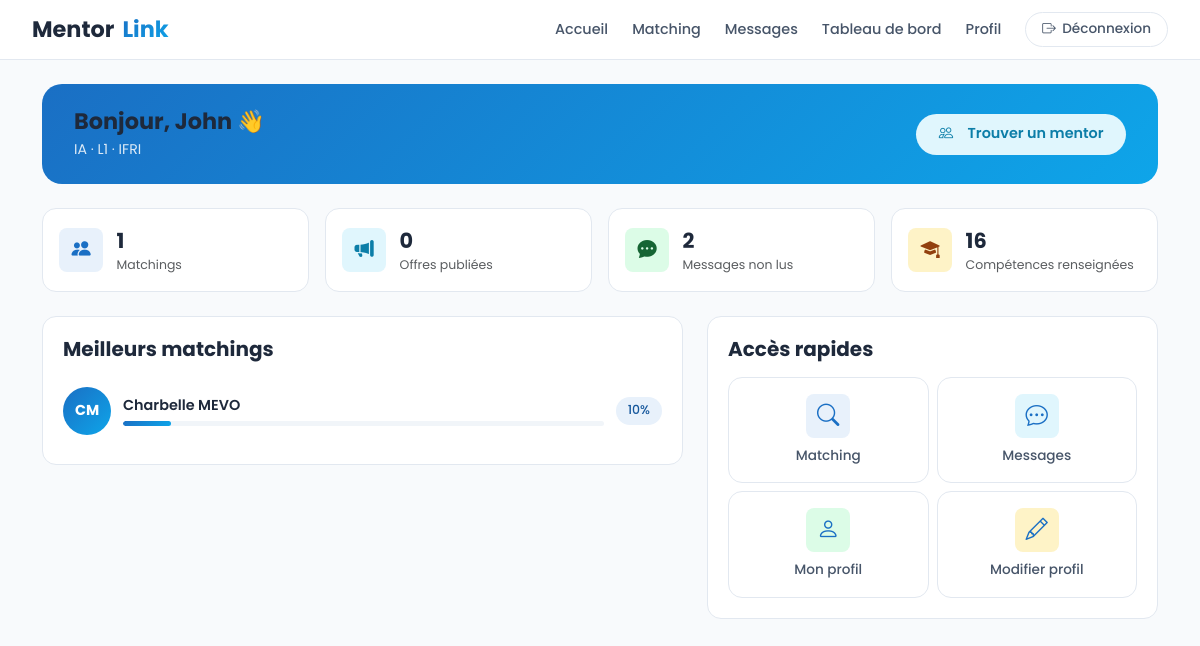
/tableau-de-bord/ (signed in), run on the app's committed database.
### users/models.py (models this page shows, shortened)
class Utilisateur(AbstractBaseUser, PermissionsMixin):
    nom = models.CharField(max_length=50)
    prenom = models.CharField(max_length=50)
    email = models.EmailField(max_length=100, unique=True)
    telephone = models.CharField(max_length=20, unique=True)
    photo_profil = models.ImageField(upload_to='photos/', blank=True, null=True)
    filiere = models.CharField(max_length=10, choices=[
        ('IA', 'IA'), ('IM', 'IM'), ('GL', 'GL'),
        ('SEIoT', 'SEIoT'), ('SI', 'SI')
    ])
    niveau = models.CharField(max_length=2, choices=[
        ('L1', 'L1'), ('L2', 'L2'), ('L3', 'L3')
    ])
    bio = models.TextField(blank=True, null=True)
    centres_interet = models.TextField(blank=True, null=True)
    date_inscription = models.DateTimeField(auto_now_add=True)
    is_active = models.BooleanField(default=True)
    is_staff = models.BooleanField(default=False)
    USERNAME_FIELD = 'email'
    REQUIRED_FIELDS = ['nom', 'prenom', 'telephone']
    objects = UtilisateurManager()

### matching/models.py (models this page shows, shortened)
class Matching(models.Model):
    STATUTS = [
        ('proposé', 'Proposé'),
        ('accepté', 'Accepté'),
        ('refusé', 'Refusé'),
    ]
    mentor = models.ForeignKey(Utilisateur, on_delete=models.CASCADE, related_name='matchings_mentor')
    mentore = models.ForeignKey(Utilisateur, on_delete=models.CASCADE, related_name='matchings_mentore')
    offre = models.ForeignKey(OffreMentorat, on_delete=models.CASCADE, related_name='matchings', null=True, blank=True)
    score = models.DecimalField(max_digits=5, decimal_places=2)
    statut = models.CharField(max_length=10, choices=STATUTS, default='proposé')
    date_matching = models.DateTimeField(auto_now_add=True)
    class Meta:
        constraints = [
            models.CheckConstraint(condition=~models.Q(mentor=models.F('mentore')), name='mentor_diff_mentore'),
        ]

### users/views.py (the view)
# urls.py: path('tableau-de-bord/', views.tableau_de_bord, name='tableau_de_bord'),
@login_required
def tableau_de_bord(request):
    from matching.models import Matching, OffreMentorat
    from messaging.models import Message
    utilisateur = request.user
    matchings_acceptes = Matching.objects.filter(
        (models.Q(mentor=utilisateur) | models.Q(mentore=utilisateur)),
        statut='accepté'
    ).order_by('-score')
    matchings = [
        {'autre': m.mentore if m.mentor_id == utilisateur.id else m.mentor, 'score': m.score}
        for m in matchings_acceptes[:5]
    ]
    nb_demandes_recues = Matching.objects.filter(mentor=utilisateur, statut='proposé').count()
    messages_non_lus = Message.objects.filter(
        conversation__utilisateur1=utilisateur
    ).exclude(expediteur=utilisateur).filter(lu=False).count()
    messages_non_lus += Message.objects.filter(
        conversation__utilisateur2=utilisateur
    ).exclude(expediteur=utilisateur).filter(lu=False).count()
    return render(request, 'users/tableau_de_bord.html', {
        'utilisateur': utilisateur,
        'matchings': matchings,
        'nb_matchings': matchings_acceptes.count(),
        'nb_offres': OffreMentorat.objects.filter(utilisateur=utilisateur).count(),
        'nb_competences': UtilisateurCompetence.objects.filter(utilisateur=utilisateur).count(),
        'messages_non_lus': messages_non_lus,
        'nb_demandes_recues': nb_demandes_recues,
    })

### users/templates/users/tableau_de_bord.html (shortened to what this page needs)
{% extends "base.html" %}
{% block content %}
<div class="container py-4">
  <div class="gradient-card mb-4 d-flex align-items-center justify-content-between flex-wrap gap-3">
    <div>
      <h2 style="font-size:1.4rem; font-weight:700; margin-bottom:0.25rem;">Bonjour, {{ utilisateur.prenom }} 👋</h2>
      <p style="opacity:0.85; font-size:0.88rem; margin:0;">{{ utilisateur.filiere }} · {{ utilisateur.niveau }} · IFRI</p>
    </div>
    <div class="d-flex gap-2">
      <a href="{% url 'matching:liste' %}" class="btn-accent-mentor"><i class="bi bi-people me-2"></i>Trouver un mentor</a>
    </div>
  </div>
  <div class="row g-3 mb-4">
    <div class="col-6 col-md-3">
      <div class="stat-card">
        <div class="stat-icon blue"><i class="bi bi-people-fill"></i></div>
        <div>
          <div class="fw-bold" style="font-size:1.3rem;">{{ nb_matchings }}</div>
          <div class="text-muted" style="font-size:0.78rem;">Matchings</div>
        </div>
      </div>
    </div>
    <div class="col-6 col-md-3">
      <div class="stat-card">
        <div class="stat-icon teal"><i class="bi bi-megaphone-fill"></i></div>
        <div>
          <div class="fw-bold" style="font-size:1.3rem;">{{ nb_offres }}</div>
          <div class="text-muted" style="font-size:0.78rem;">Offres publiées</div>
        </div>
      </div>
    </div>
    <div class="col-6 col-md-3">
      <div class="stat-card">
        <div class="stat-icon green"><i class="bi bi-chat-dots-fill"></i></div>
        <div>
          <div class="fw-bold" style="font-size:1.3rem;">{{ messages_non_lus }}</div>
          <div class="text-muted" style="font-size:0.78rem;">Messages non lus</div>
        </div>
      </div>
    </div>
    <div class="col-6 col-md-3">
      <div class="stat-card">
        <div class="stat-icon amber"><i class="bi bi-mortarboard-fill"></i></div>
        <div>
          <div class="fw-bold" style="font-size:1.3rem;">{{ nb_competences }}</div>
          <div class="text-muted" style="font-size:0.78rem;">Compétences renseignées</div>
        </div>
      </div>
    </div>
  </div>
  <div class="row g-4">
    <div class="col-lg-7">
      <div class="card-mentor mb-4">
        <h5 class="fw-bold mb-3">Meilleurs matchings</h5>
        {% for matching in matchings %}
          <div class="match-mini">
            <div class="avatar-mentor">{{ matching.autre.prenom|slice:":1" }}{{ matching.autre.nom|slice:":1" }}</div>
            <div class="flex-grow-1">
              <div class="fw-semibold" style="font-size:0.9rem;">{{ matching.autre.prenom }} {{ matching.autre.nom }}</div>
              <div class="progress-thin mt-1"><div class="progress-fill" style="width:{{ matching.score }}%;"></div></div>
            </div>
            <span class="badge-mentor badge-blue">{{ matching.score|floatformat:0 }}%</span>
          </div>
        {% empty %}
          <p class="text-muted" style="font-size:0.88rem;">Aucun matching pour le moment. <a href="{% url 'matching:liste' %}">Découvre tes matchs</a>.</p>
        {% endfor %}
      </div>
    </div>
    <div class="col-lg-5">
      <div class="card-mentor">
        <h5 class="fw-bold mb-3">Accès rapides</h5>
        <div class="row g-2">
          <div class="col-6">
            <a href="{% url 'matching:liste' %}" class="quick-link">
              <div class="quick-link-icon" style="background:var(--primary-light); color:var(--primary);"><i class="bi bi-search"></i></div>
              Matching
            </a>
          </div>
          <div class="col-6">
            <a href="{% url 'messaging:conversations' %}" class="quick-link">
              <div class="quick-link-icon" style="background:var(--accent-soft); color:var(--accent-dark);"><i class="bi bi-chat-dots"></i></div>
              Messages
            </a>
          </div>
          <div class="col-6">
            <a href="{% url 'profil' %}" class="quick-link">
              <div class="quick-link-icon" style="background:#dcfce7; color:#166534;"><i class="bi bi-person"></i></div>
              Mon profil
            </a>
          </div>
          <div class="col-6">
            <a href="{% url 'modifier_profil' %}" class="quick-link">
              <div class="quick-link-icon" style="background:#fef3c7; color:#92400e;"><i class="bi bi-pencil"></i></div>
              Modifier profil
            </a>
          </div>
        </div>
      </div>
    </div>
  </div>
</div>
{% endblock %}

### static/css/base.css (style rules this page uses)
:root { --primary: #1a6fc4; --primary-dark: #15579c; --primary-light: #e8f1fb; --secondary: #0ea5e9; --accent: #0ea5e9; --accent-dark: #0c7ea8; --accent-soft: #e0f6fd; --gray-50: #f8fafc; --gray-100: #f1f5f9; --gray-200: #e2e8f0; --gray-400: #94a3b8; --gray-600: #475569; --gray-800: #1e293b; --success: #22c55e; --danger: #ef4444; --gradient: linear-gradient(135deg, #1a6fc4 0%, #0ea5e9 100%); --gradient-soft: linear-gradient(135deg, rgba(26,111,196,0.08) 0%, rgba(14,165,233,0.08) 100%); --radius-sm: 8px; --radius: 14px; --radius-lg: 20px; --shadow-md: 0 4px 16px rgba(30,41,59,0.08); --shadow-lg: 0 12px 32px rgba(30,41,59,0.14); }
* { box-sizing: border-box; }
html, body { font-family: 'Poppins', sans-serif; color: var(--gray-800); background: var(--gray-50); -webkit-font-smoothing: antialiased; }
a { color: var(--primary); text-decoration: none; }
h1, h2, h3, h4, h5, h6 { font-family: 'Poppins', sans-serif; color: var(--gray-800); }

### static/css/buttons.css (style rules this page uses)
.btn-accent-mentor { display: inline-flex; align-items: center; justify-content: center; gap: 0.4rem; background: var(--accent-soft); color: var(--accent-dark); border: none; border-radius: 50px; padding: 0.6rem 1.4rem; font-family: 'Poppins', sans-serif; font-weight: 600; font-size: 0.9rem; cursor: pointer; text-decoration: none; transition: all 0.2s; }
.badge-mentor { display: inline-flex; align-items: center; gap: 4px; padding: 0.3rem 0.75rem; border-radius: 50px; font-size: 0.78rem; font-weight: 500; }
.badge-blue { background: var(--primary-light); color: var(--primary-dark); }

### static/css/cards.css (style rules this page uses)
.card-mentor { background: #fff; border: 1px solid var(--gray-200); border-radius: var(--radius); padding: 1.25rem; cursor: pointer; transition: all 0.2s; }
.gradient-card { background: var(--gradient); color: #fff; border-radius: var(--radius-lg); padding: 1.5rem 2rem; }
.avatar-mentor { width: 48px; height: 48px; border-radius: 50%; background: var(--gradient); color: #fff; display: flex; align-items: center; justify-content: center; font-weight: 700; font-size: 0.9rem; flex-shrink: 0; }
.stat-card { background: #fff; border: 1px solid var(--gray-200); border-radius: var(--radius); padding: 1rem; display: flex; align-items: center; gap: 0.85rem; }
.stat-icon { width: 44px; height: 44px; border-radius: var(--radius-sm); display: flex; align-items: center; justify-content: center; font-size: 1.2rem; flex-shrink: 0; }
.stat-icon.blue { background: var(--primary-light); color: var(--primary); }
.stat-icon.teal { background: var(--accent-soft); color: var(--accent-dark); }
.stat-icon.green { background: #dcfce7; color: #166534; }
.stat-icon.amber { background: #fef3c7; color: #92400e; }
.quick-link-icon { width: 44px; height: 44px; border-radius: var(--radius-sm); display: flex; align-items: center; justify-content: center; font-size: 1.2rem; flex-shrink: 0; }
.quick-link-icon i { font-size: 1.2rem; color: inherit; }
.match-mini { display: flex; align-items: center; gap: 0.75rem; padding: 0.6rem 0; border-bottom: 1px solid var(--gray-100); }
.match-mini:last-child { border-bottom: none; }
.progress-thin { height: 5px; border-radius: 3px; background: var(--gray-100); overflow: hidden; flex: 1; }
.progress-fill { height: 100%; border-radius: 3px; background: var(--gradient); }
.quick-link { display: flex; flex-direction: column; align-items: center; gap: 0.5rem; padding: 1rem; border: 1px solid var(--gray-200); border-radius: var(--radius); text-decoration: none; color: var(--gray-600); font-size: 0.85rem; font-weight: 500; transition: all 0.2s; text-align: center; }
.quick-link i { font-size: 1.4rem; color: var(--primary); }

### data on the page
Utilisateur: prenom "John", filiere "IA", niveau "L1"
Utilisateur: autre.prenom "C", autre.nom "M", autre.prenom "Charbelle", autre.nom "MEVO", score "10"

### other printed values
{{ nb_matchings }} "1"
{{ nb_offres }} "0"
{{ messages_non_lus }} "2"
{{ nb_competences }} "16"
